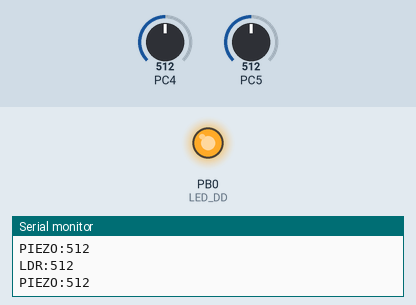
Recording of a program running on a simulated ATmega88, built with avr-gcc and emulated at 8 MHz. On the bench: output pins drawn as LEDs (lit = HIGH), the last lines printed to the serial monitor. The inputs (shaded band) are chosen by the test bench; at power-on: PC4 = 512, PC5 = 512.

Above: at 3.3 s.
3.4 s: PC4 set to 111
4.9 s: PC4 set to 96
At 5.3 s:
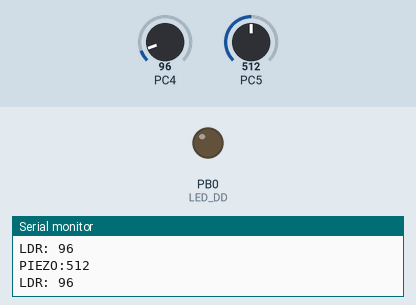
6.5 s: PC5 set to 104
8.0 s: PC5 set to 89
9.6 s: PC4 set to 122
At 10.8 s:
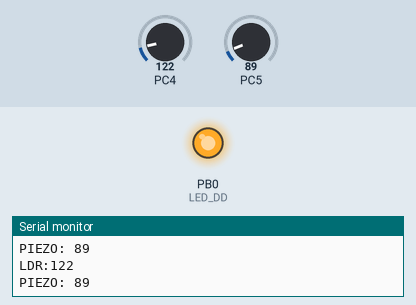
11.1 s: PC4 set to 90
At 11.7 s:
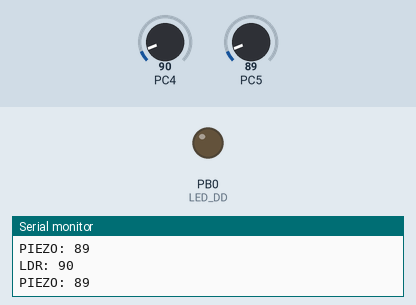
Timing chart, 0 to 13.6 s (numbered marks = the images above; inputs shaded):
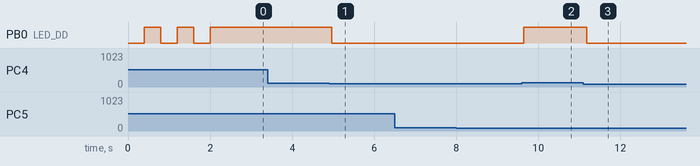

Measured:
- the behaviour switches between 101 and 100 on PC4 (found by bisection; images 0 and 1)
- after the input at 4.9 s, PB0 (LED_DD): HIGH → LOW after 0.06 s
- after the input at 9.6 s, PB0 (LED_DD): LOW → HIGH after 0.05 s
- after the input at 11.1 s, PB0 (LED_DD): HIGH → LOW after 0.08 s
- by itself, PB0 (LED_DD): alternates HIGH for 0.40 s and LOW for 0.40 s, 5 changes in all, then stays HIGH

The program:

knocksolution.c
```c
/*
 * knocksolution.c
 *
 * Created: 3/19/2014 10:51:09 PM
 *  Author: DarkSector
 */

#define F_CPU 8000000UL
#define BAUD 9600

#include <avr/io.h>
#include "adcutils.h"
#include "customutils.h"
#include "serialutils.h"
#include <stdio.h>

#define PIEZO ADC_CHAN_ADC5
#define LDR_SENSOR ADC_CHAN_ADC4

char ldr_outs[20];
char piezo_outs[20];
//volatile unsigned int adc_data
unsigned int ldr_data;
unsigned int piezo_data;

int main(void)
{
	init_led();
	adc_init(ADC_AREF_EXT_CAP, ADC_PS_32, ADC_ADJ_LEFT);
	//adc_chan_select(LDR_SENSOR);
	adc_enable();
	blink_led(400, 3);
	USART_Init(UBBR);
	USART_tx_string("Connected!\n");
	//sei();
    while(1)
    {

		ldr_data = 0;
		piezo_data = 0;
		adc_chan_select(LDR_SENSOR);
		ldr_data = adc_read();
		//delay_ms(25);


		if(ldr_data <= 100){
			// Implies ambient light is off
			led_on();
		}
		else{
			// Implies ambient light is ON
			led_off();
		}
		snprintf(ldr_outs,sizeof(ldr_outs),"LDR:%3d\r\n", ldr_data);  // print ldr data
		USART_tx_string(ldr_outs);

		adc_chan_select(PIEZO);
		piezo_data = adc_read();

		snprintf(piezo_outs,sizeof(piezo_outs),"PIEZO:%3d\r\n", piezo_data);  // print piezo data
		USART_tx_string(piezo_outs);
    }
}
```

adcutils.h
```c
/*
 * adcutils.h
 *
 * Created: 3/19/2014 10:51:35 PM
 *  Author: DarkSector
 */


#ifndef __ADCUTILS_H_
#define __ADCUTILS_H_

#include <avr/io.h>
#include "customutils.h"
#define adc_converion_ongoing (ADCSRA & (1<<ADSC))

// Return unsigned integer ADC value
unsigned int adc_read(void);
// Enable ADC
void adc_enable();
// Start ADC Conversion
void adc_conversion_start(void);


typedef enum {
	ADC_AREF_INTERNAL = ((0<<REFS1)|(0<<REFS0)),
	ADC_AREF_EXT_CAP = ((0<<REFS1)|(1<<REFS0)),
	ADC_INT_VREF = ((1<<REFS1)|(1<<REFS0)),
} adc_ref_t;

typedef enum {
	ADC_PS_2   = ((0<<ADPS2)|(0<<ADPS1)|(1<<ADPS0)),
	ADC_PS_4   = ((0<<ADPS2)|(1<<ADPS1)|(0<<ADPS0)),
	ADC_PS_8   = ((0<<ADPS2)|(1<<ADPS1)|(1<<ADPS0)),
	ADC_PS_16  = ((1<<ADPS2)|(0<<ADPS1)|(0<<ADPS0)),
	ADC_PS_32  = ((1<<ADPS2)|(0<<ADPS1)|(1<<ADPS0)),
	ADC_PS_64  = ((1<<ADPS2)|(1<<ADPS1)|(0<<ADPS0)),
	ADC_PS_128 = ((1<<ADPS2)|(1<<ADPS1)|(1<<ADPS0))
} adc_ps_t;

typedef enum {
	ADC_CHAN_ADC0 = ((0<<MUX3)|(0<<MUX2)|(0<<MUX1)|(0<<MUX0)),
	ADC_CHAN_ADC1 = ((0<<MUX3)|(0<<MUX2)|(0<<MUX1)|(1<<MUX0)),
	ADC_CHAN_ADC2 = ((0<<MUX3)|(0<<MUX2)|(1<<MUX1)|(0<<MUX0)),
	ADC_CHAN_ADC3 = ((0<<MUX3)|(0<<MUX2)|(1<<MUX1)|(1<<MUX0)),
	ADC_CHAN_ADC4 = ((0<<MUX3)|(1<<MUX2)|(0<<MUX1)|(0<<MUX0)),
	ADC_CHAN_ADC5 = ((0<<MUX3)|(1<<MUX2)|(0<<MUX1)|(1<<MUX0)),
	ADC_CHAN_ADC6 = ((0<<MUX3)|(1<<MUX2)|(1<<MUX1)|(0<<MUX0)),
	ADC_CHAN_ADC7 = ((0<<MUX3)|(1<<MUX2)|(1<<MUX1)|(1<<MUX0)),
	ADC_CHAN_INT_TEMP = ((1<<MUX3)|(0<<MUX2)|(0<<MUX1)|(0<<MUX0))
} adc_chan_t;

typedef enum {
	ADC_ADJ_RIGHT = 1,
	ADC_ADJ_LEFT = 0
} adc_adj_t;


void adc_init(adc_ref_t ref, adc_ps_t ps, adc_adj_t adj){
	ADMUX |= ref|(adj<<ADLAR);
	ADCSRA |= ps;
}

void adc_chan_select(adc_chan_t chan){
	ADMUX &= 0xE0;
	ADMUX |= chan;
}

void adc_enable(void){
	ADCSRA |= (1<<ADEN);
}

void adc_disable(void){
	ADCSRA &= ~((1<<ADEN));
}

void adc_conversion_start(void){
	ADCSRA |= (1<<ADSC);
}

void adc_conversion_stop(void){
	ADCSRA &= ~(1<<ADSC);
}


unsigned int adc_read(void)
{
	//adc_conversion_stop();
	//adc_chan_select(chan);
	adc_conversion_start();
	while(adc_converion_ongoing);
	delay_ms(50);
	return ADC;
}

#endif /* ADCUTILS_H */
```

customutils.h
```c
/*
 * customutils.h
 *
 * Created: 3/19/2014 10:56:21 PM
 *  Author: DarkSector
 */


#ifndef __CUSTOMUTILS_H__
#define __CUSTOMUTILS_H__

#define LED_DD_PORT DDRB
#define LED_DD DDB0
#define LED_PORT_PIN PORTB0
#define LED_PORT PORTB

#include <avr/io.h>
#include <util/delay.h>

// Prototype custom delay function
void delay_ms(unsigned int delay);
// Initialize LEDs
void init_led(void);
// LED on
void led_on(void);
// LED off
void led_off(void);
// Blink LEDs with a delay of delay_value, {no} times
void blink_led(unsigned int delay_value, int no);

void delay_ms(unsigned int delay){
	// Custom Delay function
	int i = 0;
	for(i=0;i<delay;i++){
		// Call the AVR Delay function for 1ms
		_delay_ms(1);
	}
}

void init_led(void){
	// Declare the LED pin to the o/p
	LED_DD_PORT = (1<<LED_DD);
}

void led_on(void){
	LED_PORT &= ~(1<<LED_PORT_PIN);
}

void led_off(void){
	LED_PORT = (1<<LED_PORT_PIN);
}


void blink_led(unsigned int delay_value, int no){
	//Blink LED {{no}} times withe {{delay_value}} delay value
	int i=0;
	for(i=0;i<no;i++){
		// Turn on
		// PORTB = (0<<LED_PORT_PIN);
		led_on();
		delay_ms(delay_value);
		// Turn off
		//PORTB = (1<<LED_PORT_PIN);
		led_off();
		delay_ms(delay_value);
	}
}


#endif /* CUSTOMUTILS_H_ */
```

serialutils.h
```c
/*
 * serialutils.h
 *
 * Created: 3/19/2014 10:58:58 PM
 *  Author: DarkSector
 */


#ifndef __SERIALUTILS_H__
#define __SERIALUTILS_H__

#ifndef F_CPU
#define F_CPU 8000000UL
#endif

#ifndef BAUD
#define BAUD 9600
#endif

#define UBBR ((F_CPU/16/BAUD)-1)

void USART_Init(unsigned int ubrr);
void USART_tx_string(char *data);

void USART_Init( unsigned int ubrr) {
	/*Set baud rate */
	UCSR0A |= (1 << U2X0);
	UBRR0H = (unsigned char)(ubrr>>8);
	UBRR0L = (unsigned char)ubrr;
	/* Enable receiver and transmitter */
	UCSR0B = (1<<RXEN0)|(1<<TXEN0);
	/* Set frame format: 8data, 1stop bit */
	UCSR0C = (1<<UCSZ00)|(1<<UCSZ01);
}

void USART_tx_string( char *data )
{
	while ((*data != '\0'))
	{
		while (!(UCSR0A & (1 <<UDRE0)));
		UDR0 = *data;
		data++;
	}
}

#endif /* __SERIALUTILS_H__ */
```
